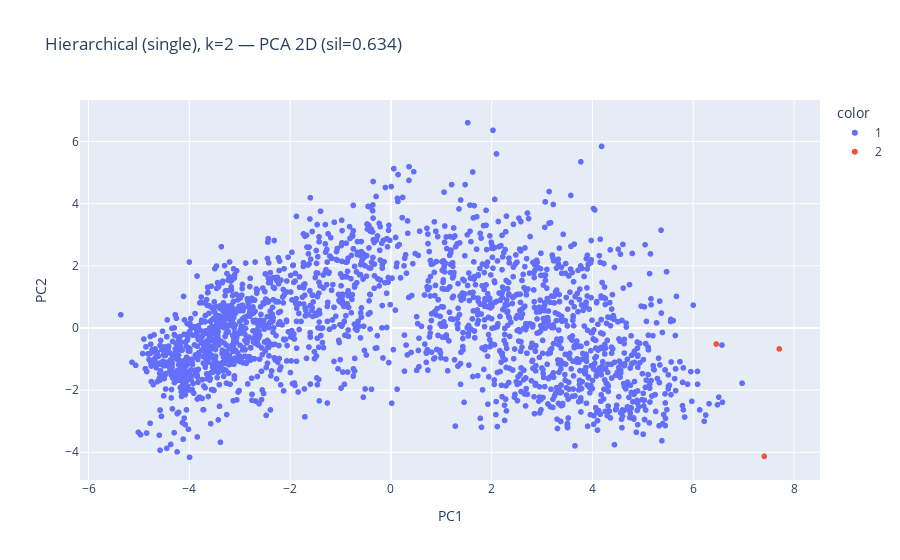
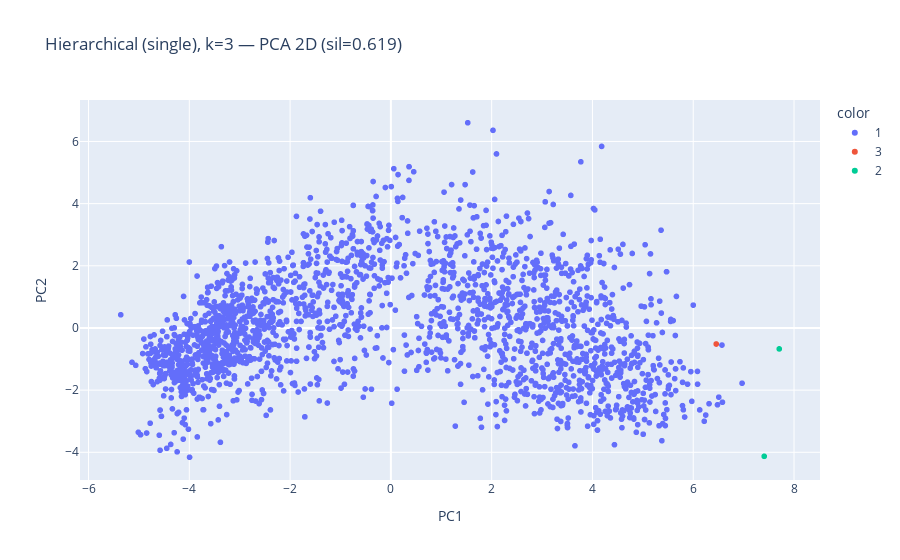

Notebook code for these charts, in order:
### Code cell
from sklearn.decomposition import PCA
from sklearn.preprocessing import StandardScaler
import plotly.express as px

Xp = StandardScaler().fit_transform(X_h)  # тільки для PCA
Xp = PCA(n_components=2, random_state=42).fit_transform(Xp)

px.scatter(x=Xp[:,0], y=Xp[:,1], color=lab2.astype(str),
           labels={'x':'PC1','y':'PC2'}, title=f'Hierarchical (single), k=2 — PCA 2D (sil={sil2:.3f})').show()

px.scatter(x=Xp[:,0], y=Xp[:,1], color=lab3.astype(str),
           labels={'x':'PC1','y':'PC2'}, title=f'Hierarchical (single), k=3 — PCA 2D (sil={sil3:.3f})').show()

### Figure 1 — Plotly figure (JSON) as saved in the notebook; plotly's stock layout.template omitted (floating-point values rounded to 4 significant figures; data arrays with more than 128 entries replaced by an {"elided": "..."} marker saying what was removed)
{"data": [{"hovertemplate": "color=1<br>PC1=%{x}<br>PC2=%{y}<extra></extra>", "legendgroup": "1", "marker": {"color": "#636efa", "symbol": "circle"}, "mode": "markers", "name": "1", "showlegend": true, "type": "scattergl", "x": {"elided": "2227 float values"}, "xaxis": "x", "y": {"elided": "2227 float values"}, "yaxis": "y"}, {"hovertemplate": "color=2<br>PC1=%{x}<br>PC2=%{y}<extra></extra>", "legendgroup": "2", "marker": {"color": "#EF553B", "symbol": "circle"}, "mode": "markers", "name": "2", "showlegend": true, "type": "scattergl", "x": [6.456, 7.707, 7.408], "xaxis": "x", "y": [-0.5156, -0.6733, -4.129], "yaxis": "y"}], "layout": {"legend": {"title": {"text": "color"}, "tracegroupgap": 0}, "title": {"text": "Hierarchical (single), k=2 — PCA 2D (sil=0.634)"}, "xaxis": {"anchor": "y", "domain": [0, 1], "title": {"text": "PC1"}}, "yaxis": {"anchor": "x", "domain": [0, 1], "title": {"text": "PC2"}}}}

### Figure 2 — Plotly figure (JSON) as saved in the notebook; plotly's stock layout.template omitted (floating-point values rounded to 4 significant figures; data arrays with more than 128 entries replaced by an {"elided": "..."} marker saying what was removed)
{"data": [{"hovertemplate": "color=1<br>PC1=%{x}<br>PC2=%{y}<extra></extra>", "legendgroup": "1", "marker": {"color": "#636efa", "symbol": "circle"}, "mode": "markers", "name": "1", "showlegend": true, "type": "scattergl", "x": {"elided": "2227 float values"}, "xaxis": "x", "y": {"elided": "2227 float values"}, "yaxis": "y"}, {"hovertemplate": "color=3<br>PC1=%{x}<br>PC2=%{y}<extra></extra>", "legendgroup": "3", "marker": {"color": "#EF553B", "symbol": "circle"}, "mode": "markers", "name": "3", "showlegend": true, "type": "scattergl", "x": [6.456], "xaxis": "x", "y": [-0.5156], "yaxis": "y"}, {"hovertemplate": "color=2<br>PC1=%{x}<br>PC2=%{y}<extra></extra>", "legendgroup": "2", "marker": {"color": "#00cc96", "symbol": "circle"}, "mode": "markers", "name": "2", "showlegend": true, "type": "scattergl", "x": [7.707, 7.408], "xaxis": "x", "y": [-0.6733, -4.129], "yaxis": "y"}], "layout": {"legend": {"title": {"text": "color"}, "tracegroupgap": 0}, "title": {"text": "Hierarchical (single), k=3 — PCA 2D (sil=0.619)"}, "xaxis": {"anchor": "y", "domain": [0, 1], "title": {"text": "PC1"}}, "yaxis": {"anchor": "x", "domain": [0, 1], "title": {"text": "PC2"}}}}
